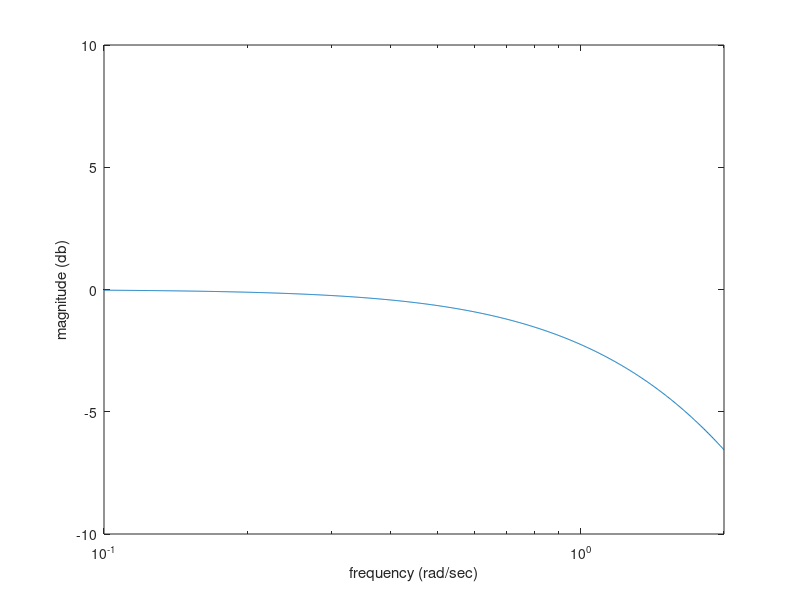
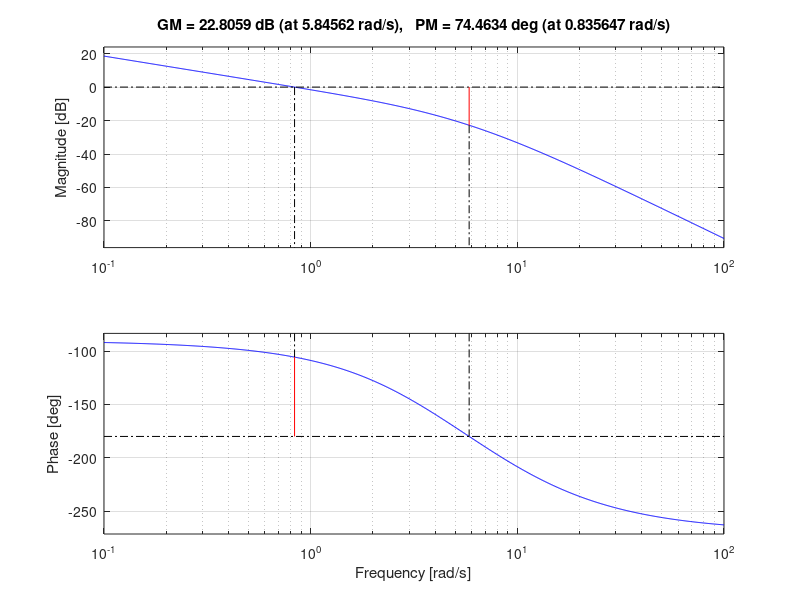
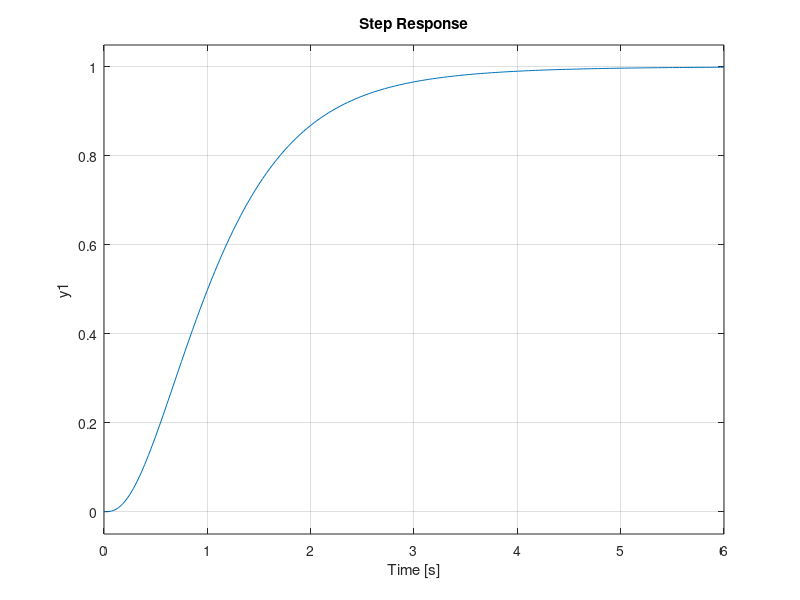
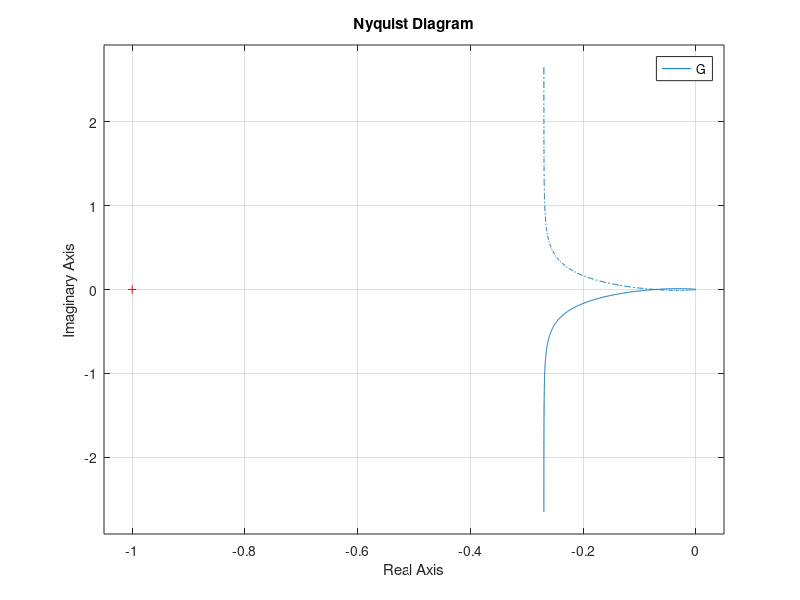

These charts were generated, in order, by the following MATLAB code:
clear all;clc;
%set pole by dominent 
k = 15;
Gp = zpk([],[-2 -4 -8],2); 
Gc = zpk([-1.8],[0],k);
%compute
G = series(Gc,Gp);
G_cl = feedback(G,1);
[mag,phase,w]=bode(G_cl,{0.1,2}); 
magdb=20*log10(mag(:)); 
figure(1);
semilogx(w,magdb) 
axis([0.1 2 -10 10]); 
xlabel("frequency (rad/sec)") 
ylabel("magnitude (db)") 
%plot
%bode plot
figure(2);
margin(G);
grid on;
%step plot
figure(3);
step(G_cl);
%nypuis plot
figure(4);
nyquist(G);


